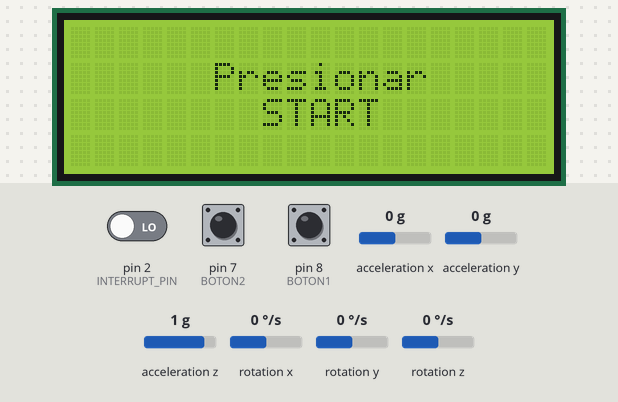
The sketch below on a simulated Arduino Uno, built with avr-gcc and run on an emulated ATmega328P. Shown: 20×4 character LCD. The test bench sets the inputs (shaded band); at power-on: pin 8 (BOTON1) LOW, pin 7 (BOTON2) LOW, pin 2 (INTERRUPT_PIN) LOW, acceleration x 0 g, acceleration y 0 g, acceleration z 1 g, rotation x 0 °/s, rotation y 0 °/s, rotation z 0 °/s. The sensor or clock chip raises its interrupt line as the real part does; what the sketch prints to the serial monitor is not drawn.

Above: at 1.7 s.
1.8 s: pin 8 (BOTON1) pulled HIGH for 0.15 s
At 2.6 s:
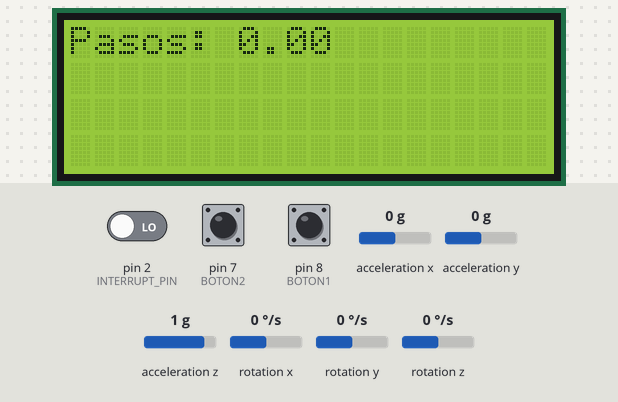
3.4 s: pin 7 (BOTON2) pulled HIGH for 0.15 s
At 4.6 s:
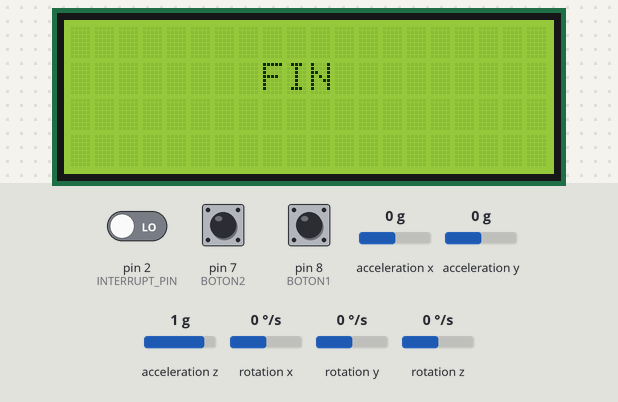
5.0 s: pin 8 (BOTON1) pulled HIGH for 1 s
At 6.0 s:
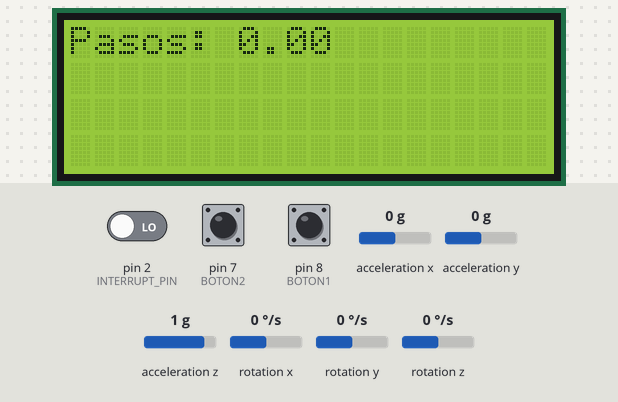
7.5 s: pin 7 (BOTON2) pulled HIGH for 1 s
At 8.9 s:
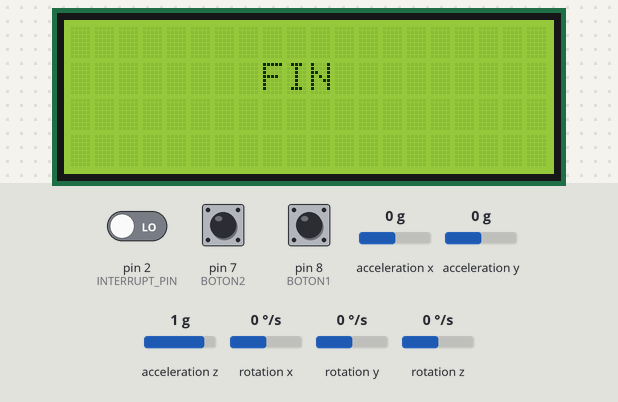
Timing chart, 0 to 10.5 s (numbered marks = the images above; inputs shaded):
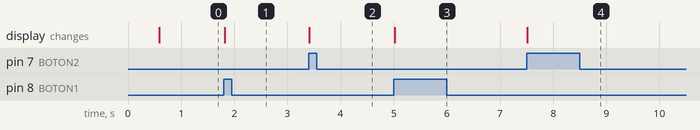

The sketch:

MPU6050-dmp.ino
```cpp
//GND - GND
//VCC - VCC
//SDA - Pin A4
//SCL - Pin A5
//INT - Pin 2

#include "I2Cdev.h"
#include "MPU6050_6Axis_MotionApps20.h"
#include <LiquidCrystal_I2C.h>

#if I2CDEV_IMPLEMENTATION == I2CDEV_ARDUINO_WIRE
#include "Wire.h"

#endif

// class default I2C address is 0x68
// specific I2C addresses may be passed as a parameter here
// AD0 low = 0x68
// AD0 high = 0x69
MPU6050 mpu;

// Crear el objeto LCD
LiquidCrystal_I2C lcd(0x27, 20,4);

#define INTERRUPT_PIN 2


// MPU control/status vars
bool dmpReady = false;  // set true if DMP init was successful
uint8_t mpuIntStatus;   // holds actual interrupt status byte from MPU
uint8_t devStatus;      // return status after each device operation (0 = success, !0 = error)
uint16_t packetSize;    // expected DMP packet size (default is 42 bytes)
uint16_t fifoCount;     // count of all bytes currently in FIFO
uint8_t fifoBuffer[64]; // FIFO storage buffer

Quaternion q;           // [w, x, y, z]
VectorInt16 aa;         // [x, y, z]
VectorInt16 aaReal;     // [x, y, z]
VectorInt16 aaWorld;    // [x, y, z]
VectorFloat gravity;    // [x, y, z]
float ypr[3];           // [yaw, pitch, roll]

volatile bool mpuInterrupt = false;


////////////////////////////////// VARIABLES /////////////////////////////////////

String texto = "";  // texto de entrada
int boton1 = 0;     // flag para el botón START
float contP = 0;    // numero de pasos
int bloqueos = 0;   // numero de bloqueos
int cont = 0;       // flag de bloqueos
int pierna = 0;     // flag paso 0: vertical o atras, 1: delante


void dmpDataReady() {
    mpuInterrupt = true;
}


void leerSerial()
{
  // Funcion que lee el Monitor Serie y comprueba si se introdujo algun texto.

  if (Serial.available()>0){
     texto = Serial.readString();
  }
}


void contarPasos()
{
  // Funcion que lee los valores del acelerometro y contabiliza los pasos realizados.
    // VALORES PARA LA PIERNA
    if (ypr[0] * 180/M_PI >= -171){
      if (pierna == 0){ // si antes la pierna estaba en posición de reposo
        pierna = 1;
      }
      // si la pierna esta en posicion vertical o hacia detras (posicion de reposo)
    }

    if ((ypr[0] * 180/M_PI <= -175) && (ypr[1] * 180/M_PI >= 151) && (ypr[2] * 180/M_PI >= 179)) {
      if (pierna == 1){ // si antes estaba en movimiento
        pierna = 0;
        contP += 2;
      }
    }
}


void mostrar_valores()
{
  // Mostrar Yaw, Pitch, Roll
  Serial.print("ypr\t");
  Serial.print(ypr[0] * 180/M_PI);
  Serial.print("\t");
  Serial.print(ypr[1] * 180/M_PI);
  Serial.print("\t");
  Serial.println(ypr[2] * 180/M_PI);
}


void setup() {
    // join I2C bus (I2Cdev library doesn't do this automatically)
    #if I2CDEV_IMPLEMENTATION == I2CDEV_ARDUINO_WIRE
        Wire.begin();
        Wire.setClock(400000); // 400kHz I2C clock. Comment this line if having compilation difficulties
    #elif I2CDEV_IMPLEMENTATION == I2CDEV_BUILTIN_FASTWIRE
        Fastwire::setup(400, true);
    #endif

    pinMode(8,INPUT); //BOTON1
    pinMode(7,INPUT); //BOTON2
    Serial.begin(9600);

    // Iniciar MPU6050
    Serial.println(F("Initializing I2C devices..."));
    mpu.initialize();
    //pinMode(INTERRUPT_PIN, INPUT);

    lcd.init();         // Iniciar LCD
    lcd.backlight();
    lcd.clear();

    // Comprobar  conexion
    //Serial.println(F("Testing device connections..."));
    Serial.println(mpu.testConnection() ? F("MPU6050 connection successful") : F("MPU6050 connection failed"));

    // Iniciar DMP
    Serial.println(F("Initializing DMP..."));
    devStatus = mpu.dmpInitialize();

    // Valores de calibracion
    mpu.setXGyroOffset(122);
    mpu.setYGyroOffset(-8);
    mpu.setZGyroOffset(83);
    mpu.setZAccelOffset(-2084);

    // Activar DMP
    if (devStatus == 0) {
        Serial.println(F("Enabling DMP..."));
        mpu.setDMPEnabled(true);

        // Activar interrupcion
        attachInterrupt(digitalPinToInterrupt(INTERRUPT_PIN), dmpDataReady, RISING);
        mpuIntStatus = mpu.getIntStatus();

        //Serial.println(F("DMP ready! Waiting for first interrupt..."));
        dmpReady = true;

        // get expected DMP packet size for later comparison
        packetSize = mpu.dmpGetFIFOPacketSize();
    } else {
        // ERROR!
        // 1 = initial memory load failed
        // 2 = DMP configuration updates failed
        // (if it's going to break, usually the code will be 1)
        Serial.print(F("DMP Initialization failed (code "));
        Serial.print(devStatus);
        Serial.println(F(")"));
    }


  lcd.setCursor(6,1);
  lcd.print("Presionar");
  lcd.setCursor(8, 2);
  lcd.print("START");
}

void loop() {
    // Si fallo al iniciar, parar programa
    if (!dmpReady) return;

    // Ejecutar mientras no hay interrupcion
    //while (!mpuInterrupt && fifoCount < packetSize) {
        // AQUI EL RESTO DEL CODIGO DE TU PROGRRAMA

    //}

    mpuInterrupt = false;
    mpuIntStatus = mpu.getIntStatus();

    // Obtener datos del FIFO
    fifoCount = mpu.getFIFOCount();

    // Controlar overflow
    if ((mpuIntStatus & 0x10) || fifoCount == 1024) {
        mpu.resetFIFO();
        //Serial.println(F("FIFO overflow!"));
    }
    else if (mpuIntStatus & 0x02) {
        // wait for correct available data length, should be a VERY short wait
        while (fifoCount < packetSize) fifoCount = mpu.getFIFOCount();

        // read a packet from FIFO
        mpu.getFIFOBytes(fifoBuffer, packetSize);

        // track FIFO count here in case there is > 1 packet available
        // (this lets us immediately read more without waiting for an interrupt)
        fifoCount -= packetSize;

        // Mostrar Yaw, Pitch, Roll
        mpu.dmpGetQuaternion(&q, fifoBuffer);
        mpu.dmpGetGravity(&gravity, &q);
        mpu.dmpGetYawPitchRoll(ypr, &q, &gravity);

        // PRESIONAR BOTON START
        if (digitalRead(8) == HIGH){

          boton1 = 1;              // cambiar el estado del boton
          lcd.clear();             // borrar el contenido del lcd
        }
        // INICIO DE LA MARCHA
        if (boton1 == 1){

          // PASOS
          Serial.println(contP);
          lcd.setCursor(0,0);
          lcd.print("Pasos:");
          lcd.setCursor(7, 0);
          lcd.print(contP);

          contarPasos();


        }
        // FIN DE LA MARCHA
        if (digitalRead(7)==HIGH){
          boton1 = 0;
          lcd.clear();
          lcd.setCursor(8, 1);
          lcd.print("FIN");
        }
    }


}
```

Measured:
- after the input at 1.8 s, the display: changes at once (image 1)
- after the input at 3.4 s, the display: changes at once (image 2)
- after the input at 5.0 s, the display: changes at once (image 3)
- after the input at 7.5 s, the display: changes at once (image 4)
